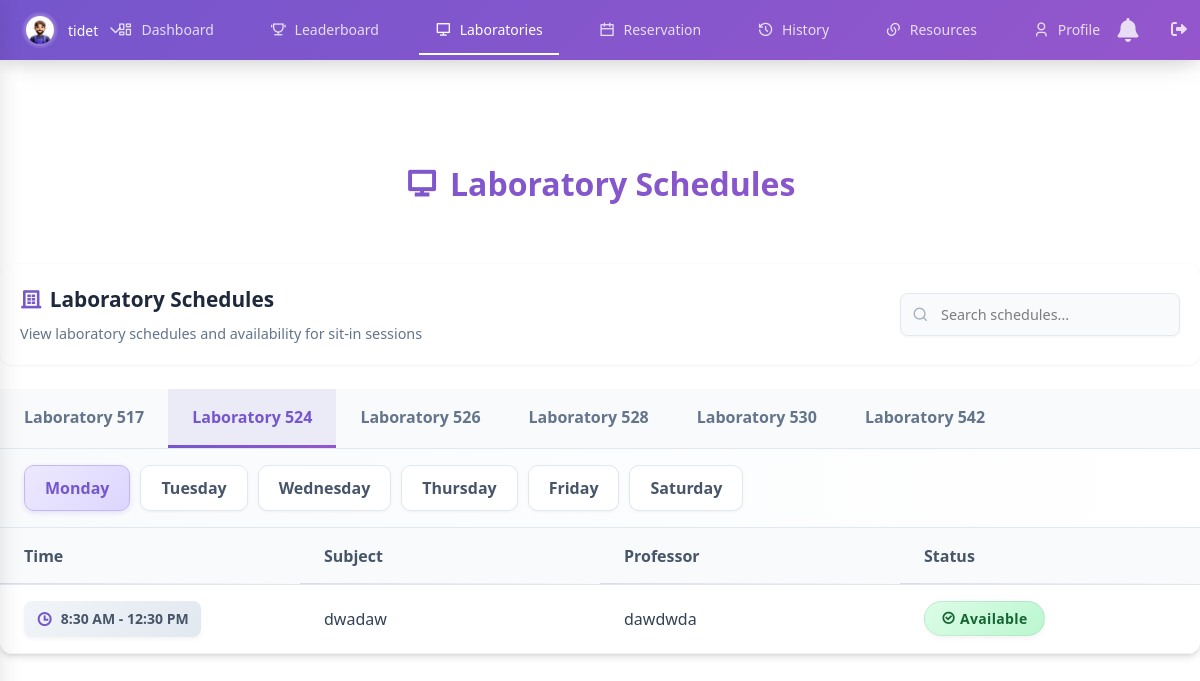
/view/student_laboratories.php?lab=Laboratory 524 (signed in), run on the app's committed database.
### tables this page shows
CREATE TABLE `lab_schedules` (
  `id` int(11) NOT NULL,
  `day` enum('Monday','Tuesday','Wednesday','Thursday','Friday','Saturday') NOT NULL,
  `laboratory` varchar(50) NOT NULL,
  `time_start` time NOT NULL,
  `time_end` time NOT NULL,
  `subject` varchar(100) NOT NULL,
  `professor` varchar(100) NOT NULL,
  `created_at` timestamp NOT NULL DEFAULT current_timestamp(),
  `updated_at` timestamp NOT NULL DEFAULT current_timestamp() ON UPDATE current_timestamp()
);

### view/student_laboratories.php (the view, shortened to what this page needs)
<?php
require_once '../config/db_connect.php';
$selected_lab = isset($_GET['lab']) ? $_GET['lab'] : 'Laboratory 517';
$selected_day = isset($_GET['day']) ? $_GET['day'] : 'Monday';
$lab_schedules = [];
$sql = "SELECT * FROM lab_schedules WHERE laboratory = ? AND day = ? ORDER BY time_start";
$stmt = $conn->prepare($sql);
$stmt->bind_param("ss", $selected_lab, $selected_day);
$stmt->execute();
$result = $stmt->get_result();
if ($result) {
    while ($row = $result->fetch_assoc()) {
        $lab_schedules[] = $row;
    }
}
?>
<!DOCTYPE html>
<html lang="en">
<head>
    <link rel="stylesheet" href="../assets/css/styles.css">
    <link rel="stylesheet" href="../assets/css/admin.css">
    <link rel="stylesheet" href="https://cdnjs.cloudflare.com/ajax/libs/font-awesome/6.0.0/css/all.min.css">
    <link rel="stylesheet" href="https://cdnjs.cloudflare.com/ajax/libs/remixicon/4.6.0/remixicon.css">
    <script src="https://unpkg.com/@tailwindcss/browser@4"></script>
</head>
<body>
    <div class="nav-container">
        <div class="nav-wrapper">
            <div class="nav-profile">
                <div class="profile-trigger" id="profile-trigger">
                    <img src="<?php echo isset($_SESSION['profile_image']) ? htmlspecialchars($_SESSION['profile_image']) : '../assets/images/logo/AVATAR.png'; ?>"
                         alt="Profile">
                    <span class="username"><?php echo htmlspecialchars($_SESSION['username']); ?></span>
                    <i class="fas fa-chevron-down"></i>
                </div>
            </div>
            <nav class="nav-links">
                <a href="dashboard.php" class="nav-link">
                    <i class="ri-dashboard-line"></i>
                    <span>Dashboard</span>
                </a>
                <a href="student_leaderboard.php" class="nav-link">
                    <i class="ri-trophy-line"></i>
                    <span>Leaderboard</span>
                </a>
                <a href="student_laboratories.php" class="nav-link active">
                    <i class="ri-computer-line"></i>
                    <span>Laboratories</span>
                </a>
                <a href="reservation.php" class="nav-link">
                    <i class="ri-calendar-line"></i>
                    <span>Reservation</span>
                </a>
                <a href="history.php" class="nav-link">
                    <i class="ri-history-line"></i>
                    <span>History</span>
                </a>
                <a href="student-resources.php" class="nav-link">
                    <i class="ri-links-line"></i>
                    <span>Resources</span>
                </a>
                <a href="profile.php" class="nav-link">
                    <i class="ri-user-3-line"></i>
                    <span>Profile</span>
                </a>
            </nav>
            <div class="nav-actions">
                <div class="notification-icon">
                    <a href="#" class="action-link" id="notification-toggle">
                        <i class="fas fa-bell"></i>
                    </a>
                </div>
                <a href="../auth/logout.php" class="action-link">
                    <i class="fas fa-sign-out-alt"></i>
                </a>
            </div>
        </div>
    </div>
    <div class="content-wrapper">
        <div class="dashboard-header">
            <div class="dashboard-title">
                <i class="ri-computer-line"></i>
                <span>Laboratory Schedules</span>
            </div>
        </div>
        <div class="table-wrapper">
            <div class="container-header">
                <div class="header-content">
                    <div class="header-left">
                        <h2><i class="ri-building-4-line"></i> Laboratory Schedules</h2>
                        <p>View laboratory schedules and availability for sit-in sessions</p>
                    </div>
                    <div class="header-right">
                        <div class="search-container">
                            <input type="text" id="searchInput" class="search-input" placeholder="Search schedules...">
                            <span class="search-icon">
                            </span>
                        </div>
                    </div>
                </div>
            </div>
            <div class="filter-tabs">
                <div class="filter-tab <?php echo $selected_lab == 'Laboratory 517' ? 'active' : ''; ?>" data-target="lab-517">Laboratory 517</div>
                <div class="filter-tab <?php echo $selected_lab == 'Laboratory 524' ? 'active' : ''; ?>" data-target="lab-524">Laboratory 524</div>
                <div class="filter-tab <?php echo $selected_lab == 'Laboratory 526' ? 'active' : ''; ?>" data-target="lab-526">Laboratory 526</div>
                <div class="filter-tab <?php echo $selected_lab == 'Laboratory 528' ? 'active' : ''; ?>" data-target="lab-528">Laboratory 528</div>
                <div class="filter-tab <?php echo $selected_lab == 'Laboratory 530' ? 'active' : ''; ?>" data-target="lab-530">Laboratory 530</div>
                <div class="filter-tab <?php echo $selected_lab == 'Laboratory 542' ? 'active' : ''; ?>" data-target="lab-542">Laboratory 542</div>
            </div>
            <div class="day-selection">
                <div class="day-buttons">
                    <button class="day-btn <?php echo $selected_day == 'Monday' ? 'active' : ''; ?>" data-day="Monday">Monday</button>
                    <button class="day-btn <?php echo $selected_day == 'Tuesday' ? 'active' : ''; ?>" data-day="Tuesday">Tuesday</button>
                    <button class="day-btn <?php echo $selected_day == 'Wednesday' ? 'active' : ''; ?>" data-day="Wednesday">Wednesday</button>
                    <button class="day-btn <?php echo $selected_day == 'Thursday' ? 'active' : ''; ?>" data-day="Thursday">Thursday</button>
                    <button class="day-btn <?php echo $selected_day == 'Friday' ? 'active' : ''; ?>" data-day="Friday">Friday</button>
                    <button class="day-btn <?php echo $selected_day == 'Saturday' ? 'active' : ''; ?>" data-day="Saturday">Saturday</button>
                </div>
            </div>
            <div class="table-container">
                <table class="modern-table">
                    <thead>
                        <tr>
                            <th class="w-1/4">Time</th>
                            <th class="w-1/4">Subject</th>
                            <th class="w-1/4">Professor</th>
                            <th class="w-1/4">Status</th>
                        </tr>
                    </thead>
                    <tbody id="schedule-table-body">
                        <?php if (empty($lab_schedules)): ?>
                        <tr>
                            <td colspan="4" class="empty-state">
                                <div class="empty-state-content">
                                    <i class="ri-calendar-todo-line"></i>
                                    <p>No schedules found for <?php echo htmlspecialchars($selected_lab); ?> on <?php echo htmlspecialchars($selected_day); ?></p>
                                </div>
                            </td>
                        </tr>
                        <?php else: ?>
                            <?php foreach ($lab_schedules as $schedule): ?>
                            <tr>
                                <td>
                                    <span class="time-badge">
                                        <i class="ri-time-line"></i>
                                        <?php
                                            $time_start = new DateTime($schedule['time_start']);
                                            $time_end = new DateTime($schedule['time_end']);
                                            echo $time_start->format('g:i A') . ' - ' . $time_end->format('g:i A');
                                        ?>
                                    </span>
                                </td>
                                <td><?php echo htmlspecialchars($schedule['subject']); ?></td>
                                <td><?php echo htmlspecialchars($schedule['professor']); ?></td>
                                <td>
                                    <?php
                                    $now = new DateTime();
                                    $is_current = ($now >= $time_start && $now <= $time_end && date('l') == $selected_day);
                                    if ($is_current):
                                    ?>
                                        <span class="status-badge occupied">
                                            <i class="ri-user-line mr-1"></i> Occupied
                                        </span>
                                    <?php else: ?>
                                        <span class="status-badge open">
                                            <i class="ri-checkbox-circle-line mr-1"></i> Available
                                        </span>
                                    <?php endif; ?>
                                </td>
                            </tr>
                            <?php endforeach; ?>
                        <?php endif; ?>
                    </tbody>
                </table>
            </div>
        </div>
    </div>
</body>
</html>

### assets/css/styles.css (style rules this page uses)
:root { --primary-color: rgba(117,86,204,1); --secondary-color: rgba(213,105,167,1); --nav-height: 60px; }
body { font-family: 'Segoe UI', Tahoma, Geneva, Verdana, sans-serif; margin: 0; padding: 0; min-height: 100vh; background-color: #ffffff; }
.nav-container { margin: 0 auto; width: 100%; position: fixed; top: 0; background: linear-gradient(135deg, var(--primary-color), var(--secondary-color)); z-index: 1000; color: white; box-shadow: 0 4px 15px rgba(0, 0, 0, 0.1), 0 8px 30px -5px rgba(0, 0, 0, 0.1); }
.nav-container a { color: rgba(255, 255, 255, 0.8); }
.nav-container .profile-trigger { transition: all 0.3s ease; }
.nav-container .profile-trigger img { box-shadow: 0 0 0 2px rgba(255, 255, 255, 0.1); }
.nav-wrapper { max-width: 1650px; margin: 0 auto; display: flex; justify-content: space-between; align-items: center; padding: 0 1rem; height: var(--nav-height); }
.nav-profile { flex: 1; }
.profile-trigger { display: flex; align-items: center; gap: 0.75rem; cursor: pointer; padding: 0.5rem; border-radius: 0.5rem; transition: background-color 0.2s; }
.profile-trigger img { width: 2rem; height: 2rem; border-radius: 50%; object-fit: cover; border: 2px solid rgba(255, 255, 255, 0.2); }
.profile-trigger .username { color: white; font-size: 0.875rem; font-weight: 500; }
.profile-trigger i { color: rgba(255, 255, 255, 0.8); font-size: 0.75rem; }
.nav-links { display: flex; gap: 1.5rem; align-items: center; }
.nav-link { display: flex; align-items: center; gap: 0.5rem; padding: 0.75rem 1rem; color: rgba(255, 255, 255, 0.8); text-decoration: none; font-weight: 500; font-size: 0.875rem; border-bottom: 2px solid transparent; transition: all 0.2s; }
.nav-link.active { color: white; border-bottom-color: white; }
.nav-link i { font-size: 1rem; }
.nav-actions { flex: 1; display: flex; justify-content: flex-end; gap: 1rem; }
.action-link { color: rgba(255, 255, 255, 0.8); padding: 0rem; border-radius: 0.5rem; transition: all 0.2s; }

### assets/css/admin.css (style rules this page uses)
.dashboard-header { margin-top: 5rem; margin-bottom: 2rem; background: linear-gradient(135deg, #7556cc 0%, #9556cc 100%); -webkit-background-clip: text; background-clip: text; -webkit-text-fill-color: transparent; padding-bottom: 1rem; text-align: center; }
.dashboard-title { font-size: 2rem; font-weight: 700; color: #7556cc !important; margin-bottom: 0.5rem; display: inline-flex; align-items: center; gap: 0.75rem; }

### data on the page
lab_schedules: time_start "8:30 AM", time_end "12:30 PM", subject "dwadaw", professor "dawdwda", shows "Available"

### other printed values
$_SESSION['username'] "tidet"
